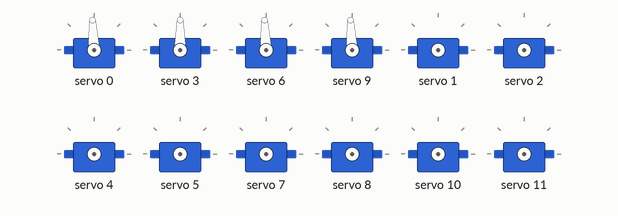
Recording of a sketch running on a simulated Arduino Uno, built with avr-gcc and run on an emulated ATmega328P. Shown: 12 × servo.

Above: at 1.05 s.
At 1.4 s:
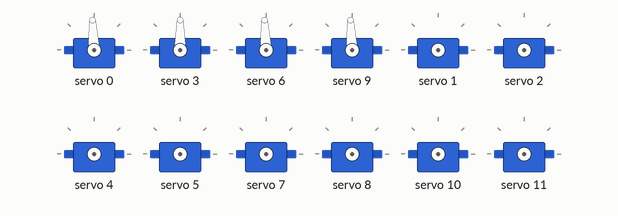
At 1.7 s:
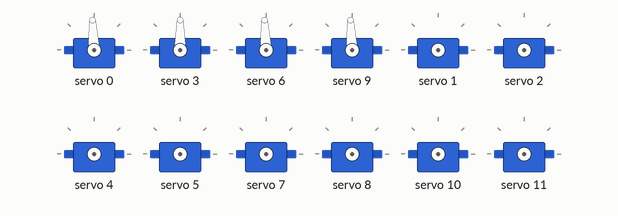
Timing chart, 0 to 4.0 s (numbered marks = the images above):
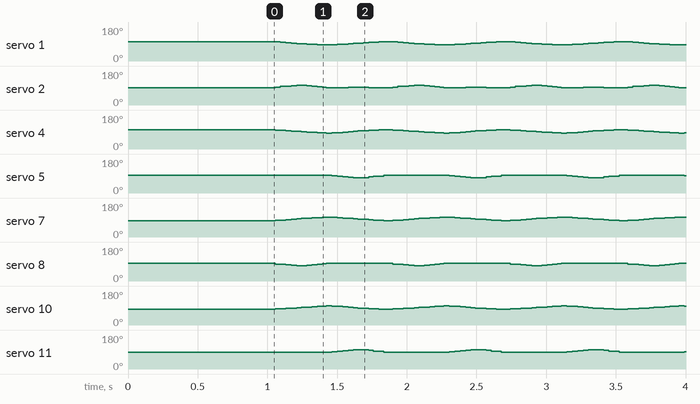

The sketch:

Quadruped_Trot.ino
```cpp
// ----- LIBRARIES -----
#include <Wire.h>
#include <Adafruit_PWMServoDriver.h>

// ----- ADDRESS -----
Adafruit_PWMServoDriver pwm = Adafruit_PWMServoDriver();

// ----- SERVO ID VARIABLES -----
// Servo number that corresponds with PCA9685 pin

// Front Left Leg
const int SERVO_1 = 0;
const int SERVO_2 = 1;
const int SERVO_3 = 2;

// Front Right Leg
const int SERVO_4 = 3;
const int SERVO_5 = 4;
const int SERVO_6 = 5;

// Back Right Leg
const int SERVO_7 = 6;
const int SERVO_8 = 7;
const int SERVO_9 = 8;

// Back Left Leg
const int SERVO_10 = 9;
const int SERVO_11 = 10;
const int SERVO_12 = 11;

// ----- LEG NUMBER ID -----
const int topleft = 1;
const int topright = 2;
const int bottomright = 3;
const int bottomleft = 4;
const int legnumber[4] = {topleft, topright, bottomright, bottomleft};

// ----- OFFSET -----
// Servo_# offset from left to right
const int offset[12] = {0, 25, 0, -25, 0, 0, 0, 25, 0, 0, 0, -25};

// ----- DOUBLE MAP MATH FUNCTION -----
// !!! Built-in arduino map() function outputs INTEGERS !!!
double doubleMap(double x, double in_min, double in_max, double out_min, double out_max){
  return (x - in_min) * (out_max - out_min) / (in_max - in_min) + out_min;
}

// ----- DISTANCE MATH FUNCTION -----
double distance(double x1, double y1, double x2, double y2){
  return (sqrt(sq(x2 - x1) + sq(y2 - y1)));
}

// ----- KEY COORDINATES -----
// Total key coordinates
const int cordArray = 5;

// Given coordinates are in the unit of mm
double FL_Xcord[cordArray] = {-25, 25, 25, 0, -25};
double FL_Zcord[cordArray] = {-169.71, -149.71, -169.71, -169.71, -169.71};

double FR_Xcord[cordArray] = {25, 0, -25, 25, 25};
double FR_Zcord[cordArray] = {-169.71, -169.71, -169.71, -149.71, -169.71};

double BR_Xcord[cordArray] = {-25, 25, 25, 0, -25};
double BR_Zcord[cordArray] = {-169.71, -149.71, -169.71, -169.71, -169.71};

double BL_Xcord[cordArray] = {25, 0, -25, 25, 25};
double BL_Zcord[cordArray] = {-169.71, -169.71, -169.71, -149.71, -169.71};

// ----- INCREMENT CALCULATOR -----
// increment * total_points = total_distance
// More points result in slower movements while Less points result in faster movements
const int totalpoints = 20;

double incrementCalc(double oldXcord, double oldZcord, double newXcord, double newZcord){

  double increment = distance(oldXcord, oldZcord, newXcord, newZcord) / totalpoints;

  // Strict Horizontal or Vertical increments
  // A Xcord or a Zcord must have the same value from old to new
  if(oldXcord == newXcord || oldZcord == newZcord){

    // Positive increments
    if(oldXcord < newXcord || oldZcord < newZcord){
      return increment;
    }

    // Negative increments
    if(oldXcord > newXcord || oldZcord > newZcord){
      return increment * -1;
    }

  }

  // Increment result if a slope is involved
  else{
    return increment;
  }

}

// ----- COORDINATE INCREMENT -----
void cordInc(int legID, int incrementNumb, double oldXcord, double oldZcord, double newXcord, double newZcord){

  // Old coordinates and new coordinates forming a line with no slope
  if(oldXcord == newXcord || oldZcord == newZcord){

    // Changing Xcord
    if(oldXcord < newXcord || oldXcord > newXcord){
      double incrementCord = (incrementNumb * incrementCalc(oldXcord, oldZcord, newXcord, newZcord)) + oldXcord;
      legInverseKinematics(legID, incrementCord, newZcord);
      return;
    }

    // Changing Zcord
    if(oldZcord < newZcord || oldZcord > newZcord){
      double incrementCord = (incrementNumb * incrementCalc(oldXcord, oldZcord, newXcord, newZcord)) + oldZcord;
      legInverseKinematics(legID, newXcord, incrementCord);
      return;
    }

    // Non changing Xcord and Zcord
    // Servos keep last position
    if(oldXcord == newXcord && oldZcord == newZcord){
      return;
    }

  }

  // Old coordinates and new coordinates forming a line with a slope
  else{
    // Coordinates can form a right triangle
    // Hypotenuse: Distance of (oldX, oldZ) and (newX, newZ)
    // Side Length: Distance from oldX to newX
    // Result: angleX and angleZ
    double XcordLength = distance(oldXcord, oldZcord, newXcord, oldZcord);
    double angleZrads = acos(XcordLength / distance(oldXcord, oldZcord, newXcord, newZcord));
    double angleZdegs = angleZrads * RAD_TO_DEG;
    double angleXdegs = 90 - angleZdegs; // All triangles are 180 degrees

    // New hypotenuse distance the reaches the incrementNumb point
    // Ex: 3 = point#2 * 1.5mm
    double incrementCord = incrementNumb * incrementCalc(oldXcord, oldZcord, newXcord, newZcord);

    // The original larger triangle is simillar to the increment triangle
    // angleX and angleZ can be used to find the needed horizontal and vertical increments needed
    double x_incrementrads = angleZdegs * DEG_TO_RAD;
    double x_increment = cos(x_incrementrads) * incrementCord;
    double z_incrementrads = angleXdegs * DEG_TO_RAD;
    double z_increment = cos(z_incrementrads) * incrementCord;

    double Xcord;
    double Zcord;

    // Decreasing X and Decreasing Z
    if(oldXcord > newXcord && oldZcord > newZcord){
      Xcord = oldXcord - x_increment;
      Zcord = oldZcord - z_increment;
      legInverseKinematics(legID, Xcord, Zcord);
    }

    // Increasing X and Decreasing Z
    if(oldXcord < newXcord && oldZcord > newZcord){
      Xcord = oldXcord + x_increment;
      Zcord = oldZcord - z_increment;
      legInverseKinematics(legID, Xcord, Zcord);
    }

    // Increasing X and Increasing Z
    if(oldXcord < newXcord && oldZcord < newZcord){
      Xcord = oldXcord + x_increment;
      Zcord = oldZcord + z_increment;
      legInverseKinematics(legID, Xcord, Zcord);
    }

    // Decreasing X and Increasing Z
    if(oldXcord > newXcord && oldZcord < newZcord){
      Xcord = oldXcord - x_increment;
      Zcord = oldZcord + z_increment;
      legInverseKinematics(legID, Xcord, Zcord);
    }

  }

}

// ----- INVERSE KINEMATICS -----
void legInverseKinematics(int legID, double Xcord, double Zcord){
  // 2D Inverse Kinematics
  // Ycord is not included

  // Joint Lengths
  const double J1 = 54; // Not used
  const double J2 = 120;
  const double J3 = 120;

  // Total displacement from the origin to end effector
  double displacement = sqrt(sq(Xcord) + sq(Zcord));

  // Finds what angle joint 3 makes
  double angleJ3rads = acos((sq(J3) - sq(J2) - sq(displacement)) / (-2 * J2 * displacement));
  double angleJ3degs = abs(angleJ3rads * RAD_TO_DEG);
  double THETA2;

  // THETA3 result
  double angleDisplacementrads = acos((sq(displacement) - sq(J2) - sq(J3)) / (-2 * J2 * J3));
  double angleDisplacementdegs = abs(angleDisplacementrads * RAD_TO_DEG);
  double THETA3 = doubleMap(angleDisplacementdegs, 45, 135, 135, 45);
  THETA3 = constrain(THETA3, 35, 145);

  if (Xcord == 0){
    // Xcord being 0
    // Coordinates don't form a second triangle
    THETA2 = doubleMap(angleJ3degs + 90, 45, 225, 0, 180);
    THETA2 = constrain(THETA2, 0, 180);
    servoPWM(legID, THETA2, THETA3);
  }

  if (Xcord > 0) {
    // Xcord positive values
    // atan fromed by Zcord being opposite and Xcord being adjacent
    double angleZrads = atan(Zcord / Xcord);
    double angleZdegs = abs(angleZrads * RAD_TO_DEG);

    THETA2 = doubleMap(angleJ3degs + angleZdegs, 45, 225, 0, 180);
    THETA2 = constrain(THETA2, 0, 180);
    servoPWM(legID, THETA2, THETA3);
  }


  if (Xcord < 0) {
    // Xcord negative values
    // atan fromed by Xcord being opposite and Zcord being adjacent
    double angleZrads = atan(Xcord / Zcord);
    double angleZdegs = abs(angleZrads * RAD_TO_DEG);

    THETA2 = doubleMap(angleJ3degs + angleZdegs + 90, 45, 225, 0, 180);
    THETA2 = constrain(THETA2, 0, 180);
    servoPWM(legID, THETA2, THETA3);
  }

}

// ----- LEG ID -----
// Referenced leg is topleft leg
void servoPWM(int legID, double THETA2, double THETA3){

  switch(legID) {

    // Front Left Leg
    case 1: {
      double MappedTheta_2 = doubleMap(THETA2, 0, 180, 500, 2500);
      double MappedTheta_3 = doubleMap(THETA3, 0, 180, 500, 2500);
      pwm.writeMicroseconds(SERVO_2, MappedTheta_2 + offset[SERVO_2]);
      pwm.writeMicroseconds(SERVO_3, MappedTheta_3 + offset[SERVO_3]);
      break;
    }

    // Front Right Leg
    case 2: {
      double MappedTheta_2 = doubleMap(THETA2, 180, 0, 500, 2500);
      double MappedTheta_3 = doubleMap(THETA3, 180, 0, 500, 2500);
      pwm.writeMicroseconds(SERVO_5, MappedTheta_2 + offset[SERVO_5]);
      pwm.writeMicroseconds(SERVO_6, MappedTheta_3 + offset[SERVO_6]);
      break;
    }

    // Back Right Leg
    case 3: {
      double MappedTheta_2 = doubleMap(THETA2, 180, 0, 500, 2500);
      double MappedTheta_3 = doubleMap(THETA3, 180, 0, 500, 2500);
      pwm.writeMicroseconds(SERVO_8, MappedTheta_2 + offset[SERVO_8]);
      pwm.writeMicroseconds(SERVO_9, MappedTheta_3 + offset[SERVO_9]);
      break;
    }

    // Back Left Leg
    case 4: {
      double MappedTheta_2 = doubleMap(THETA2, 0, 180, 500, 2500);
      double MappedTheta_3 = doubleMap(THETA3, 0, 180, 500, 2500);
      pwm.writeMicroseconds(SERVO_11, MappedTheta_2 + offset[SERVO_11]);
      pwm.writeMicroseconds(SERVO_12, MappedTheta_3 + offset[SERVO_12]);
      break;
    }

    default:
    return;
  }

}

void trot(){

  for(int i = 0; i < (cordArray - 1); i++){
    for(int j = 0; j <= totalpoints; j++){
      cordInc(legnumber[0], j, FL_Xcord[i], FL_Zcord[i], FL_Xcord[i + 1], FL_Zcord[i + 1]);
      cordInc(legnumber[1], j, FR_Xcord[i], FR_Zcord[i], FR_Xcord[i + 1], FR_Zcord[i + 1]);
      cordInc(legnumber[2], j, BR_Xcord[i], BR_Zcord[i], BR_Xcord[i + 1], BR_Zcord[i + 1]);
      cordInc(legnumber[3], j, BL_Xcord[i], BL_Zcord[i], BL_Xcord[i + 1], BL_Zcord[i + 1]);
    }

  }

}

// ----- INTIALIZATION -----
void setup() {
  Serial.begin(9600);
  pwm.begin();
  pwm.setPWMFreq(60); // MG996R operating frequency

  // Setting hip servos to 90 degrees
  pwm.writeMicroseconds(SERVO_1, 1500 + offset[SERVO_1]);
  pwm.writeMicroseconds(SERVO_4, 1500 + offset[SERVO_4]);
  pwm.writeMicroseconds(SERVO_7, 1500 + offset[SERVO_7]);
  pwm.writeMicroseconds(SERVO_10, 1500 + offset[SERVO_10]);

  delay(1000);

}

void loop() {
  trot();

}
```

Measured:
- by itself, servo 8: repeats every 0.84 s: 88° 0.04 s, 85° 0.04 s, 83° 0.04 s, 81° 0.07 s, 84° 0.04 s, 86° 0.04 s, 89° 0.04 s, 92° 0.03 s, 94° 0.08 s, 93° 0.34 s, 94° 0.06 s, 90° 0.04 s
- by itself, servo 5: repeats every 0.84 s: 94° 0.07 s, 91° 0.04 s, 89° 0.04 s, 86° 0.04 s, 83° 0.04 s, 82° 0.03 s, 80° 0.04 s, 82° 0.04 s, 85° 0.04 s, 88° 0.04 s, 90° 0.04 s, 93° 0.01 s, 94° 0.05 s, 93° 0.34 s
